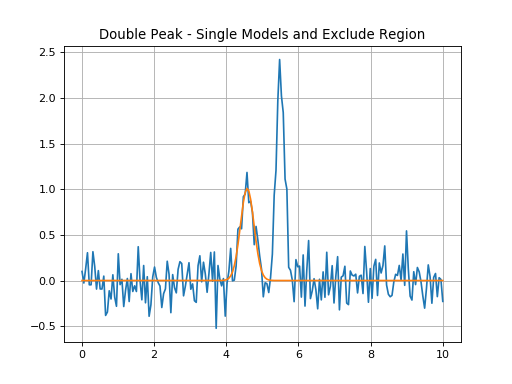

Write Python code to recreate this figure.
import numpy as np
import matplotlib.pyplot as plt

from astropy.modeling import models
from astropy import units as u

from specutils.spectra import Spectrum1D, SpectralRegion
from specutils.fitting import fit_lines

# Create a simple spectrum with a Gaussian.
np.random.seed(42)

g1 = models.Gaussian1D(1, 4.6, 0.2)
g2 = models.Gaussian1D(2.5, 5.5, 0.1)
x = np.linspace(0, 10, 200)
y = g1(x) + g2(x) + np.random.normal(0., 0.2, x.shape)

# Create the spectrum to fit
spectrum = Spectrum1D(flux=y*u.Jy, spectral_axis=x*u.um)

# Fit each peak
gl_init = models.Gaussian1D(amplitude=1.*u.Jy, mean=4.8*u.um, stddev=0.2*u.um)
gl_fit = fit_lines(spectrum, gl_init, exclude_regions=[SpectralRegion(5.2*u.um, 5.8*u.um)])
yl_fit = gl_fit(x*u.um)

plt.plot(x, y)
plt.plot(x, yl_fit)
plt.title('Double Peak - Single Models and Exclude Region')
plt.grid('on')
